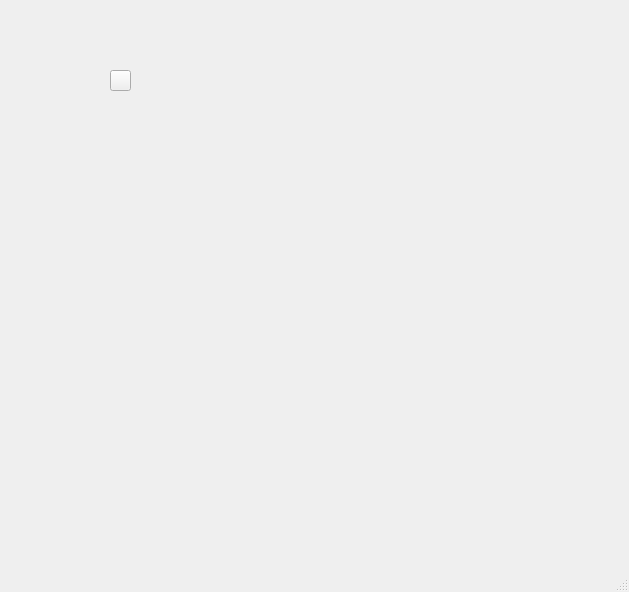
<?xml version="1.0" encoding="UTF-8"?>
<ui version="4.0">
 <class>MainWindow</class>
 <widget class="QMainWindow" name="MainWindow">
  <property name="geometry">
   <rect>
    <x>0</x>
    <y>0</y>
    <width>629</width>
    <height>592</height>
   </rect>
  </property>
  <property name="windowTitle">
   <string>MainWindow</string>
  </property>
  <widget class="QWidget" name="centralwidget">
   <widget class="QPushButton" name="pushButton">
    <property name="geometry">
     <rect>
      <x>110</x>
      <y>70</y>
      <width>21</width>
      <height>21</height>
     </rect>
    </property>
    <property name="text">
     <string/>
    </property>
   </widget>
  </widget>
  <widget class="QMenuBar" name="menubar">
   <property name="geometry">
    <rect>
     <x>0</x>
     <y>0</y>
     <width>629</width>
     <height>23</height>
    </rect>
   </property>
  </widget>
  <widget class="QStatusBar" name="statusbar"/>
 </widget>
 <resources/>
 <connections/>
</ui>
